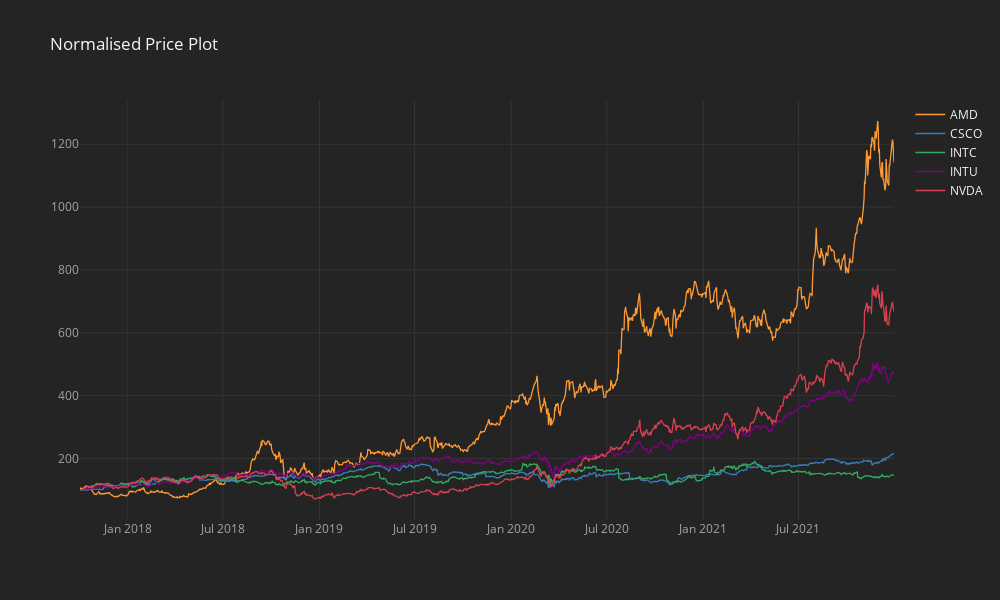

The notebook cell saved with this chart:
### Markdown cell above
### Visualise price history

### Code cell
#Plot price history
df.normalize().iplot(kind='line', title = 'Normalised Price Plot')

### Figure 1 — Plotly figure (JSON) as saved in the notebook; plotly's stock layout.template omitted (floating-point values rounded to 4 significant figures; data arrays with more than 128 entries replaced by an {"elided": "..."} marker saying what was removed)
{"data": [{"line": {"color": "rgba(255, 153, 51, 1.0)", "dash": "solid", "shape": "linear", "width": 1.3}, "mode": "lines", "name": "AMD", "text": "", "type": "scatter", "x": {"elided": "1070 str values"}, "y": {"elided": "1070 float values"}}, {"line": {"color": "rgba(55, 128, 191, 1.0)", "dash": "solid", "shape": "linear", "width": 1.3}, "mode": "lines", "name": "CSCO", "text": "", "type": "scatter", "x": {"elided": "1070 str values"}, "y": {"elided": "1070 float values"}}, {"line": {"color": "rgba(50, 171, 96, 1.0)", "dash": "solid", "shape": "linear", "width": 1.3}, "mode": "lines", "name": "INTC", "text": "", "type": "scatter", "x": {"elided": "1070 str values"}, "y": {"elided": "1070 float values"}}, {"line": {"color": "rgba(128, 0, 128, 1.0)", "dash": "solid", "shape": "linear", "width": 1.3}, "mode": "lines", "name": "INTU", "text": "", "type": "scatter", "x": {"elided": "1070 str values"}, "y": {"elided": "1070 float values"}}, {"line": {"color": "rgba(219, 64, 82, 1.0)", "dash": "solid", "shape": "linear", "width": 1.3}, "mode": "lines", "name": "NVDA", "text": "", "type": "scatter", "x": {"elided": "1070 str values"}, "y": {"elided": "1070 float values"}}], "layout": {"height": 600, "legend": {"bgcolor": "#242424", "font": {"color": "#F4F4F4"}}, "paper_bgcolor": "#242424", "plot_bgcolor": "#242424", "title": {"font": {"color": "#F4F4F4"}, "text": "Normalised Price Plot"}, "width": 1000, "xaxis": {"gridcolor": "#343434", "showgrid": true, "tickfont": {"color": "#A4A4A4"}, "title": {"font": {"color": "#A4A4A4"}, "text": ""}, "zerolinecolor": "#444444"}, "yaxis": {"gridcolor": "#343434", "showgrid": true, "tickfont": {"color": "#A4A4A4"}, "title": {"font": {"color": "#A4A4A4"}, "text": ""}, "zerolinecolor": "#444444"}}}
